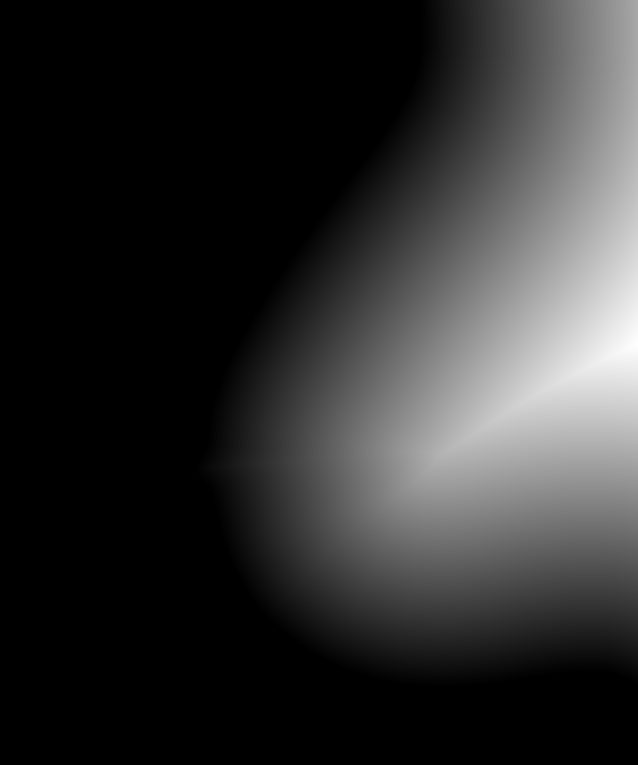
//> input picture guinea_distmap.png, 1914 x 2294 px (shown at 1/3 size)
$ ./breast_dist guinea_distmap.png   (built with g++ and OpenCV 4)
//> lines starting //> are read from the running program, lines starting //| are printed output that depends on the picture; after the words box and inside, x2 and y2 are one past the last pixel; in counts of white or black regions, pixels touching at a corner belong together
#include "opencv2/imgcodecs.hpp"
#include "opencv2/highgui/highgui.hpp"
#include "opencv2/imgproc/imgproc.hpp"

#include <iostream>
#include <string>

#define OL_WIDTH 512
#define OL_EXT_LENGTH 4
//#define OL_DRAW
#ifdef OL_DRAW
	#define OL_DRAW_HIST
	#define OL_DRAW_THRESH
	#define OL_DRAW_DIST
#endif
//using namespace cv;
using namespace std;

int main(int argc, char** argv){

	string strFilename = argv[1];
	// Load image supplied through command line.
	cv::Mat mMammo = cv::imread(strFilename, 1);
//> mMammo is the input picture: 2294 rows x 1914 cols, CV_8UC3; min 0, max 255, mean 46.4
	if(!mMammo.data){
		return -1;
	}
	strFilename.erase(strFilename.length()-OL_EXT_LENGTH, strFilename.length()); // Remove file extension.

	// Find bit depth of image and store white value.
	int iCOLOUR_MAX;
	switch(mMammo.depth()){
		case CV_8U:
			iCOLOUR_MAX = 255;
			break;
		case CV_8S:
			iCOLOUR_MAX = 127;
			break;
		case CV_16U:
			iCOLOUR_MAX = 65535;
			break;
		case CV_16S:
			iCOLOUR_MAX = 32767;
			break;
		case CV_32S:
			iCOLOUR_MAX = 2147483647;
			break;
		case CV_32F:
		case CV_64F:
			exit(1); // Can't cope with that many colours.
			break;
	}

	// Separate the image into 3 channels.
	vector<cv::Mat> bgr_planes;
	cv::split(mMammo, bgr_planes);

	// Establish the number of bins
	int histSize = iCOLOUR_MAX;

	// Set the ranges (for B,G,R) )
	float range[] = {0, float(iCOLOUR_MAX)+1} ;
	const float* histRange = {range};

	// Set histogram behaviour.
	bool uniform = true; bool accumulate = false;

	cv::Mat mHistB;

	// Compute the histogram.
	cv::calcHist(&bgr_planes[0], 1, 0, cv::Mat(), mHistB, 1, &histSize, &histRange, uniform, accumulate );
//> mHistB = 255 values, max 2301196 at index 0, min 12 at index 254, mean 17218.5

	// Draw it.
#ifdef OL_DRAW_HIST
	int hist_w = histSize; int hist_h = 512;
	cv::Mat histImage(hist_h, hist_w, CV_8UC3, cv::Scalar(0,0,0));

	// Normalize the result to [ 0, histImage.rows ].
	cv::normalize(mHistB, mHistB, 0, histImage.rows, cv::NORM_MINMAX, -1, cv::Mat());

	float imMax = 0;
	int bin_w = cvRound(double(hist_w/histSize));
	float iMax = 0;
	for(int i = 1; i < histSize; i++){
		line(histImage, cv::Point(bin_w*(i-1), hist_h - cvRound(mHistB.at<float>(i-1))) ,
						cv::Point(bin_w*(i), hist_h - cvRound(mHistB.at<float>(i))),
						cv::Scalar(255, 255, 255), 2, 8, 0);
		if(imMax < mHistB.at<float>(i)){
			imMax = mHistB.at<float>(i);
			iMax = i;
		}
	}
	cv::imwrite(strFilename+"_hist.jpg", histImage );
#endif

	// Find the peak in the brightest half of the image.
	float iNMax = 0;
	float iBinMax = 0;
	for(int i = histSize - 1; i > histSize*0.5; i--){
		if(iNMax < mHistB.at<float>(i)){
			iNMax = mHistB.at<float>(i);
			iBinMax = i;
		}
	}
//> this loop made 127 passes
//> iNMax on passes 1 to 12: 12, 81, 155, 235, 305, 390, 457, 534, 620, 691, 781, 844
//> after the loop, iNMax = 9545; iBinMax = 130

	// Find the width at the value with PEAK_VALUE/OL_WIDTH.
	float iQuartMax = 0;
	for(int i = iBinMax; i > 0; i--){
		if(mHistB.at<float>(i) < iNMax/OL_WIDTH){
			iQuartMax = i;
			break;
		}
	}
//> this loop made 130 passes

	cv::Mat mMammoDist, mMammoThreshed;

	// Threshold the image to 'cut off' the brighter peak from the histogram.
	cv::threshold(mMammo, mMammoThreshed, iCOLOUR_MAX*(iQuartMax/histSize), iCOLOUR_MAX, 1);
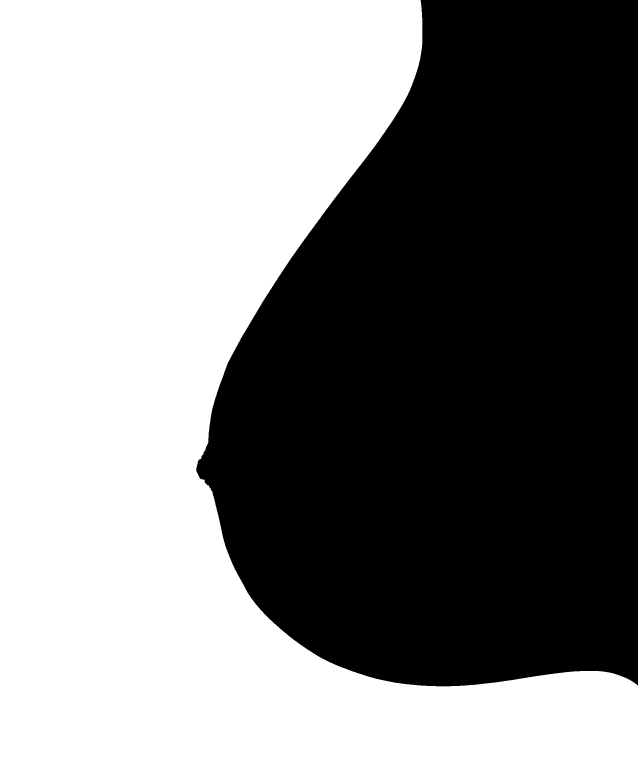
//> mMammoThreshed: 2294 rows x 1914 cols, CV_8UC3 (shown at 1/3 size); 52.1% white; 1 black region, box (x1, y1, x2, y2) and area: (589, 0, 1914, 2059) 2103054

	// Convert the threshold into greyscale to stop the distance transform complaining.
	cv::cvtColor(mMammoThreshed,mMammoThreshed, cv::COLOR_BGR2GRAY);

	// Use a less accurate but smoother looking distance transform. More research needed here.
	cv::distanceTransform(mMammoThreshed, mMammoDist, cv::DIST_L2, cv::DIST_MASK_PRECISE);
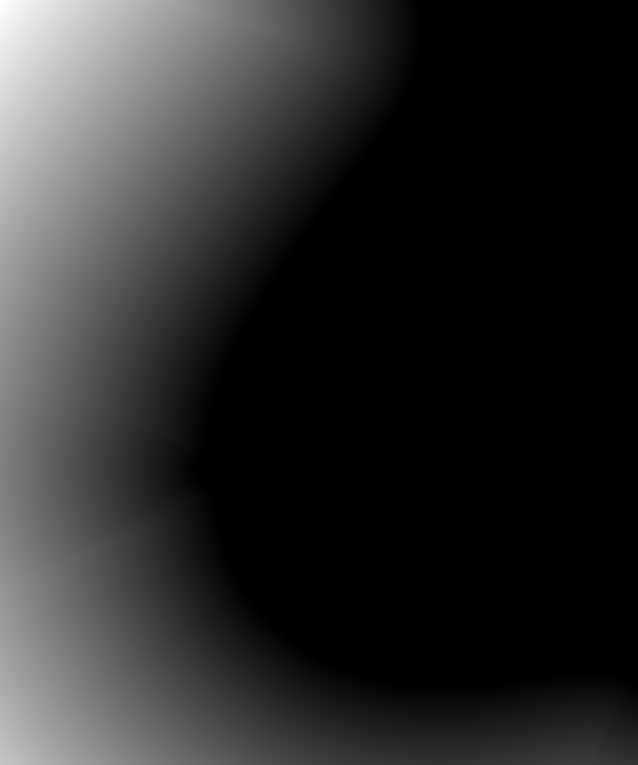
//> mMammoDist: 2294 rows x 1914 cols, CV_32FC1 (shown at 1/3 size); min 0, max 1160.8, mean 198.9; drawn with min black and max white

	cv::Mat mCorner;
	cv::cornerHarris(mMammoThreshed, mCorner, 40, 3, 0.04);
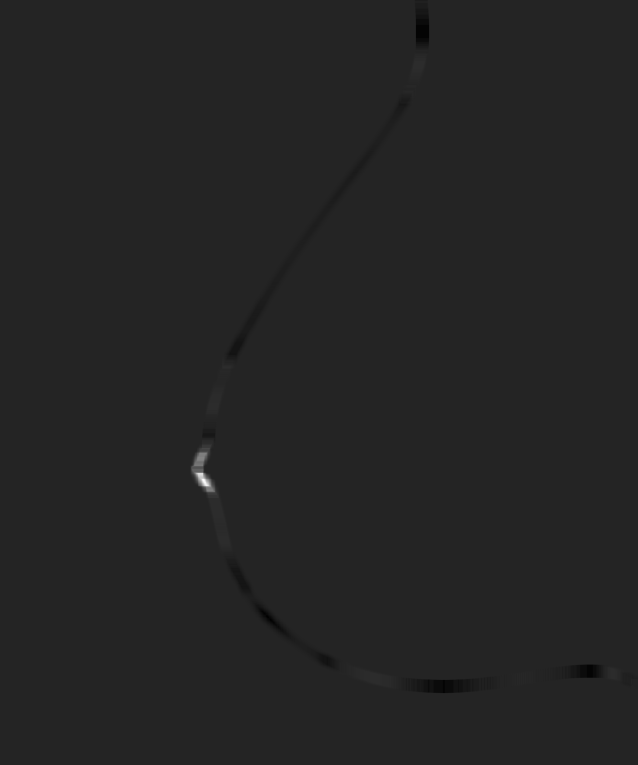
//> mCorner: 2294 rows x 1914 cols, CV_32FC1 (shown at 1/3 size); min -0.000115, max 0.000686, mean -1.09e-07; drawn with min black and max white
	float iMax = 0;
	float iiMax = 0;
	float ijMax = 0;
	for(int i = 0; i < mCorner.cols; i++){
		for(int j = 0; j < mCorner.rows; j++){
			if (mCorner.at<float>(i,j) != 0){
				//iMax = max(iMax,mCorner.at<float>(i,j));
				if (iMax < mCorner.at<float>(i,j)){
					iMax = mCorner.at<float>(i,j);
					iiMax = i;
					ijMax = j;
				}
			}
		}
	}
//> this loop made 1914 passes
//> (iMax, iiMax, ijMax) on passes 1 to 3: (0, 0, 0), (0, 0, 0), (0, 0, 0)
//> after the loop, iMax = 0.000686; iiMax = 1439; ijMax = 608
	cv::Mat mCornerThresh;
	int iCorners;
	float iDivisor = 1;
	do{
		cv::threshold(mCorner,mCornerThresh,iMax/iDivisor,iCOLOUR_MAX,0);
		cv::Mat mCornerT8U;
		mCornerThresh.convertTo(mCornerT8U, CV_8U);
		vector<vector<cv::Point>> pContours;
		cv::findContours(mCornerT8U,pContours,cv::RETR_EXTERNAL,cv::CHAIN_APPROX_SIMPLE);
		iCorners = pContours.size();
		iDivisor+=0.05;
	} while ((iCorners < 3) && (iDivisor < 10));
//> this loop made 27 passes
//> iCorners on passes 2 to 13: 2, 1, 2, 2, 2, 2, 2, 1, 1, 1, 1, 1
//> (pContours, iCorners) on pass 1: (0 contours, 0)
//> pass 2, `cv::threshold(mCorner,mCornerThresh,iMax/iDivisor,iCOLOUR_MAX,0);`:
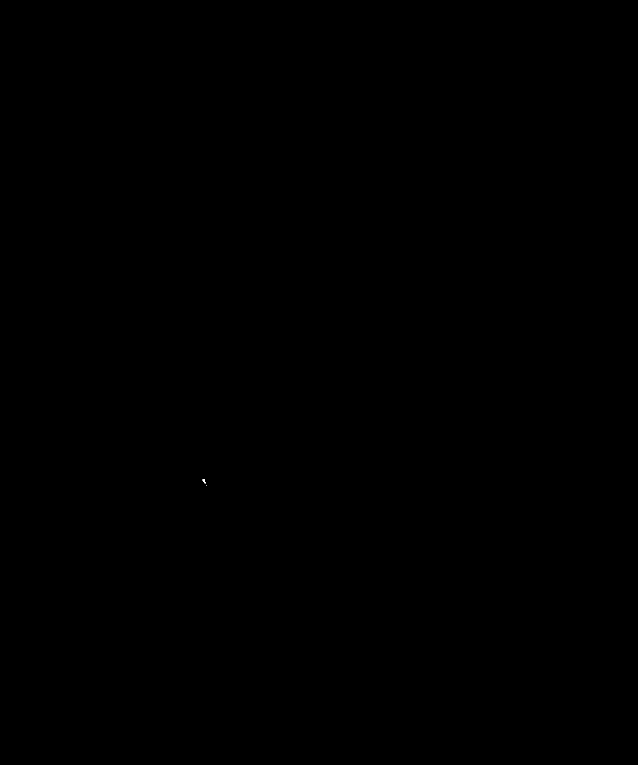
//> mCornerThresh: 2294 rows x 1914 cols, CV_32FC1 (shown at 1/3 size); 0% white; 2 white regions (1 under 20 px), largest, box (x1, y1, x2, y2) and area: (608, 1438, 617, 1450) 55
//> after the loop: mCornerThresh: 2294 rows x 1914 cols, CV_32FC1; 0.03% white; 3 white regions (2 under 20 px), largest, box (x1, y1, x2, y2) and area: (586, 1418, 633, 1461) 1104
//> after the loop, iDivisor = 2.35

	cv::imwrite(strFilename+"_corner.jpg", mCornerThresh);

	// Write it to disk.

#ifdef OL_DRAW_DIST
	cv::imwrite(strFilename+"_dist.jpg", mMammoDist);
#endif

#ifdef OL_DRAW_THRESH
	cv::imwrite(strFilename+"_thresh.jpg", mMammoThreshed);
#endif


	return 0;
}
